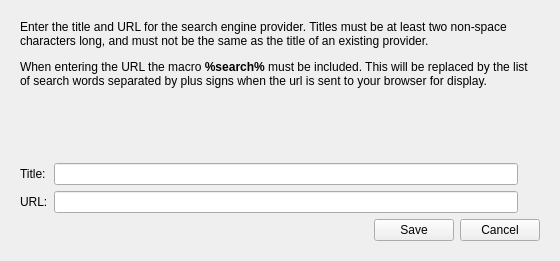
<?xml version="1.0" encoding="UTF-8"?>
<ui version="4.0">
 <class>SearchEngineEditorDialog</class>
 <widget class="QWidget" name="SearchEngineEditorDialog">
  <property name="windowModality">
   <enum>Qt::ApplicationModal</enum>
  </property>
  <property name="geometry">
   <rect>
    <x>0</x>
    <y>0</y>
    <width>560</width>
    <height>261</height>
   </rect>
  </property>
  <property name="sizePolicy">
   <sizepolicy hsizetype="Fixed" vsizetype="Fixed">
    <horstretch>0</horstretch>
    <verstretch>0</verstretch>
   </sizepolicy>
  </property>
  <property name="minimumSize">
   <size>
    <width>360</width>
    <height>0</height>
   </size>
  </property>
  <property name="windowTitle">
   <string>Add / Edit Search Engine Provider</string>
  </property>
  <layout class="QVBoxLayout" name="verticalLayout">
   <item>
    <widget class="QScrollArea" name="scrollArea">
     <property name="frameShape">
      <enum>QFrame::NoFrame</enum>
     </property>
     <property name="widgetResizable">
      <bool>true</bool>
     </property>
     <widget class="QWidget" name="scrollAreaWidgetContents">
      <property name="geometry">
       <rect>
        <x>0</x>
        <y>0</y>
        <width>542</width>
        <height>243</height>
       </rect>
      </property>
      <layout class="QVBoxLayout" name="verticalLayout_2">
       <item>
        <widget class="QLabel" name="label_4">
         <property name="text">
          <string>&lt;html&gt;&lt;head/&gt;&lt;body&gt;&lt;p&gt;Enter the title and URL for the search engine provider. Titles must be at least two non-space characters long, and must not be the same as the title of an existing provider.&lt;/p&gt;&lt;p&gt;When entering the URL the macro &lt;span style=&quot;font-weight:600;&quot;&gt;%search%&lt;/span&gt; must be included. This will be replaced by the list of search words separated by plus signs when the url is sent to your browser for display.&lt;/p&gt;&lt;/body&gt;&lt;/html&gt;</string>
         </property>
         <property name="wordWrap">
          <bool>true</bool>
         </property>
        </widget>
       </item>
       <item>
        <spacer name="verticalSpacer">
         <property name="orientation">
          <enum>Qt::Vertical</enum>
         </property>
         <property name="sizeHint" stdset="0">
          <size>
           <width>20</width>
           <height>5</height>
          </size>
         </property>
        </spacer>
       </item>
       <item>
        <layout class="QGridLayout" name="gridLayout">
         <property name="bottomMargin">
          <number>0</number>
         </property>
         <item row="0" column="0">
          <widget class="QLabel" name="label_2">
           <property name="text">
            <string>Title:</string>
           </property>
          </widget>
         </item>
         <item row="1" column="0">
          <widget class="QLabel" name="label_3">
           <property name="text">
            <string>URL:</string>
           </property>
          </widget>
         </item>
         <item row="0" column="1">
          <widget class="QLineEdit" name="le_title">
           <property name="font">
            <font>
             <pointsize>9</pointsize>
            </font>
           </property>
           <property name="toolTip">
            <string>The title to show in the list for the search engine provider</string>
           </property>
           <property name="toolTipDuration">
            <number>-1</number>
           </property>
          </widget>
         </item>
         <item row="1" column="1">
          <widget class="QLineEdit" name="le_url">
           <property name="font">
            <font>
             <pointsize>9</pointsize>
            </font>
           </property>
           <property name="toolTip">
            <string>The URL to use for the search engine provider</string>
           </property>
          </widget>
         </item>
         <item row="0" column="2">
          <widget class="QLabel" name="img_valid_title">
           <property name="minimumSize">
            <size>
             <width>16</width>
             <height>16</height>
            </size>
           </property>
           <property name="text">
            <string/>
           </property>
          </widget>
         </item>
         <item row="1" column="2">
          <widget class="QLabel" name="img_valid_url">
           <property name="minimumSize">
            <size>
             <width>16</width>
             <height>16</height>
            </size>
           </property>
           <property name="text">
            <string/>
           </property>
          </widget>
         </item>
        </layout>
       </item>
       <item>
        <layout class="QHBoxLayout" name="horizontalLayout">
         <property name="bottomMargin">
          <number>0</number>
         </property>
         <item>
          <spacer name="horizontalSpacer">
           <property name="orientation">
            <enum>Qt::Horizontal</enum>
           </property>
           <property name="sizeHint" stdset="0">
            <size>
             <width>40</width>
             <height>20</height>
            </size>
           </property>
          </spacer>
         </item>
         <item>
          <widget class="QPushButton" name="pb_save">
           <property name="text">
            <string>Save</string>
           </property>
          </widget>
         </item>
         <item>
          <widget class="QPushButton" name="pb_cancel">
           <property name="text">
            <string>Cancel</string>
           </property>
          </widget>
         </item>
        </layout>
       </item>
      </layout>
     </widget>
    </widget>
   </item>
  </layout>
 </widget>
 <resources/>
 <connections/>
</ui>
